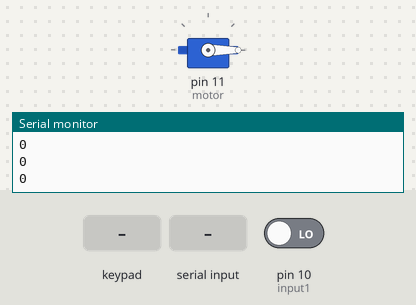
Recording of a sketch running on a simulated Arduino Uno, built with avr-gcc and run on an emulated ATmega328P. On the bench: servo, the last lines printed to the serial monitor. Inputs (shaded band) come from the test bench; at power-on: pin 10 (input1) LOW.

Above: at 1.2 s.
1.3 s: pin 10 (input1) driven HIGH
3.2 s: keypad keys 0 0 0 0 pressed 0.4 s apart
At 4.7 s:
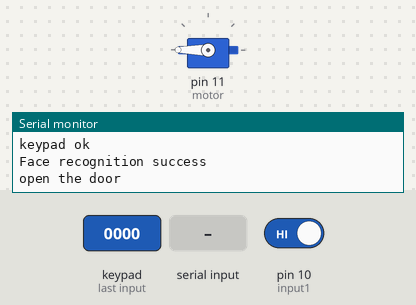
6.3 s: key '1' pressed
9.3 s: "#" received over Serial
12.3 s: "#" received over the second serial link
At 13.5 s:
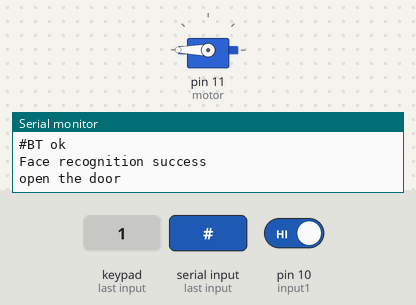
13.8 s: key '2' pressed
Timing chart, 0 to 17.8 s (numbered marks = the images above; inputs shaded):
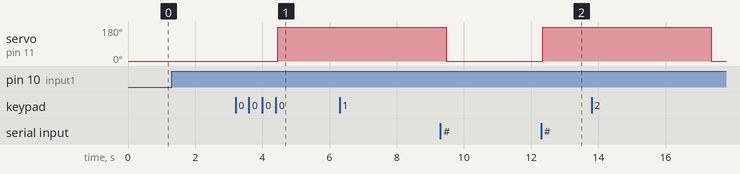

The sketch:

final_v1.ino
```cpp
#include <Keypad.h>
#include <Servo.h>
#include <SoftwareSerial.h>

#define RX 12
#define TX 13
SoftwareSerial Blutooth(RX, TX);

Servo servo;
const int motor = 11;

int input1=10; //gpio input 핀번호 10로 지정

int tru=0; //비밀번호 확인
int count=0;


int countface=0; //얼굴인식 성공 횟수
int countbt=0; //블루투스 성공횟수
int countkey=0; //키패드 성공횟수

char pw[4]={'0', '0', '0', '0'}; //비밀번호

const byte ROWS = 4;
const byte COLS = 4;

char keys[ROWS][COLS] = {
  {'1', '2', '3', 'A'},
  {'4', '5', '6', 'B'},
  {'7', '8', '9', 'C'},
  {'*', '0', '#', 'D'},
};

byte rowpins[ROWS] = {9, 8, 7, 6};
byte colpins[ROWS] = {5, 4, 3, 2};

Keypad keypad = Keypad(makeKeymap(keys), rowpins, colpins, ROWS, COLS);

void turn_left(){
  servo.write(0);
}

void turn_right(){
  servo.write(180);
}

void succsess(){ //보안 요구 만족시 5초간 문 개방
  turn_right();
  Serial.println("open the door");
  countface=0; //얼굴인식 성공 횟수 초기화
  countbt=0; //블루투스 성공횟수 초기화
  countkey=0; //키패드 성공횟수 초기화
  delay(5000);
  turn_left();
}

void fail(){
  turn_left();
  Serial.println("Please try again");
  Serial.println("Close the door");
}

void reset(){//#입력시 초기화
  tru=0;
  count=0;
  Serial.println("Passward reset");
}

void bt(){ //블루투스 입력 함수
  String data; //블루투스 데이터 입력 변수 지정
  if(Blutooth.available()){
    Serial.write(Blutooth.read());
    data = Blutooth.read();
    if(data){
      Serial.println("BT ok");
      countbt++;
    }
    else{
      Serial.println("BT not ok");
      Serial.println("Please try again");
    }
  }
  if(Serial.available()){
    Serial.println("");
    Blutooth.write(Serial.read());
  }
}

void keypad1(){ //키패드 입력 함수
  char key = keypad.getKey();
  if(key){
    Serial.println(key); //키패드 입력
    if(key==pw[count]){
      count++;
      tru++;
    }
    else if(key!=pw[count]){
      count++;
    }
    if(key=='#'){
      reset();
    }
    if(count==4){
      if(tru==4){
        Serial.println("keypad ok");
        countkey++;
      }
      else{
        fail();
      }
      tru=0;
      count=0;
    }
  }
}

void face(){ //얼굴인식이 되서 젯슨나노에서 gpio신호(전압==HIGH)보내주면 아두이노에서 인식하여 카운트 올림
//  int inputstate = digitalRead(input1);
  if(digitalRead(input1) == HIGH){
    countface++;
    Serial.println("Face recognition success");
  }
  else if(digitalRead(input1) == LOW){
    Serial.println("0");
  }
}

void Standby(){

}

void setup(){
  Serial.begin(9600);
  Blutooth.begin(9600);
  servo.attach(motor);   //서보 핀설정
  turn_left();     //서보 초기각도 0도 설정
  pinMode(input1, INPUT); //input1 핀번호를 INPUT신호로 설정
}

void loop(){
  keypad1();
  bt();
  face();
  if((countbt>=1)&&(countkey>=1)){ //키패드, 블루투스 둘 다 성공시 서보작동
    succsess();
  }
  else if((countface>=1)&&(countkey>=1)){ //키패드, 얼굴인식 둘 다 성공시 서보작동
    succsess();
  }
  else if((countbt>=1)&&(countface>=1)){ //얼굴인식, 블루투스 둘 다 성공시 서보작동
    succsess();
  }
  else{
    Standby();
  }
}
```

Measured:
- after the input at 3.2 s, servo on pin 11 (motor): 0° → 180° after 1.3 s
- after the input at 6.3 s, every drawn part: stays the same
- after the input at 12.3 s, servo on pin 11 (motor): 0° → 180° at once
